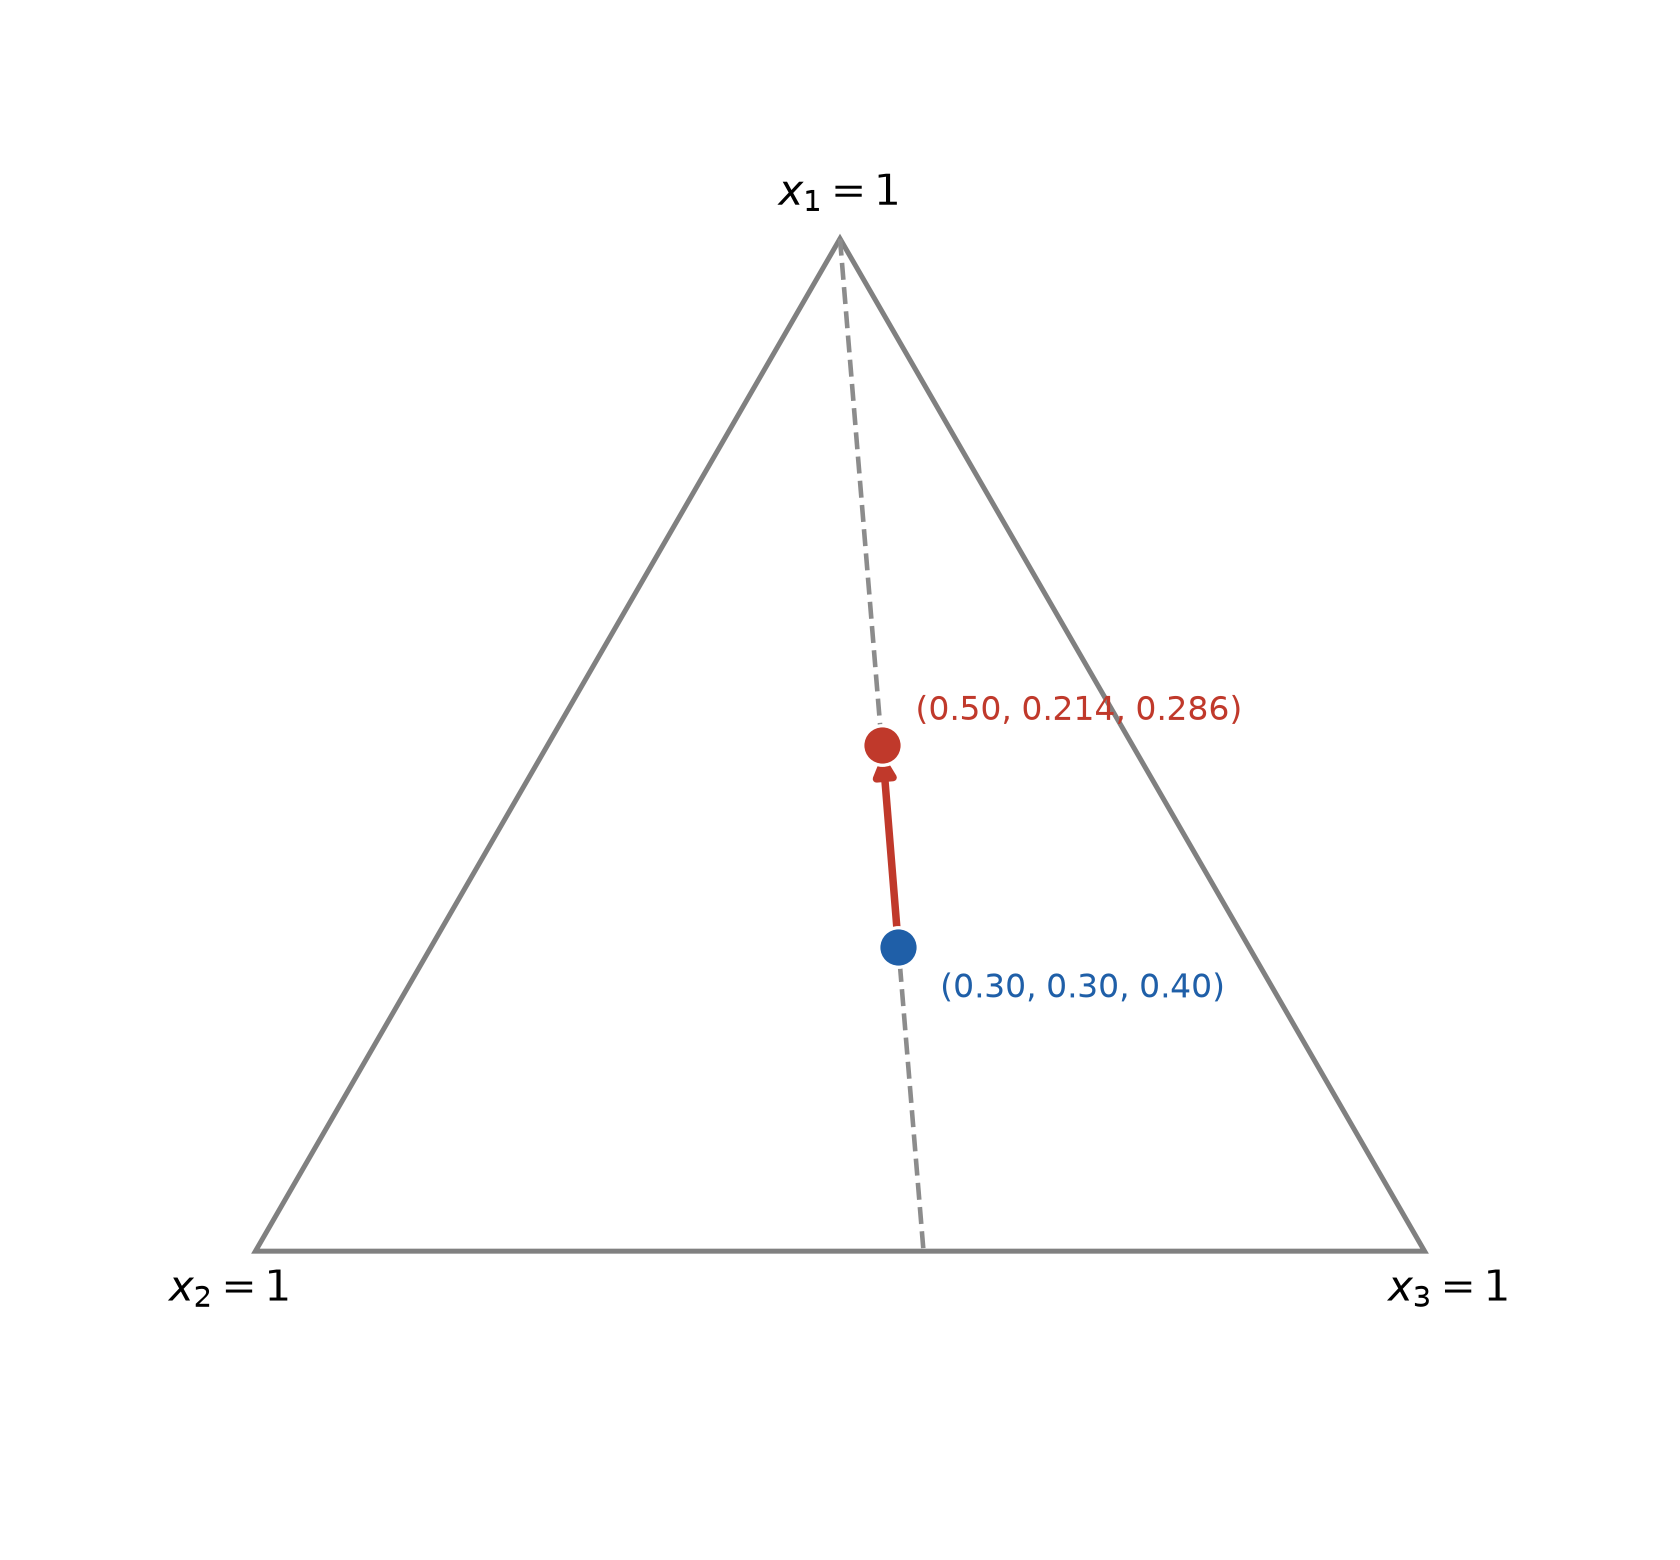

Source code (Python):
"""The Cox-effect direction for a mixture coordinate exchange.

Illustrates the mixture-experiments section of the "Design and Analysis of Experiments"
chapter. A single ingredient proportion cannot be changed on its own, because the
proportions must keep summing to one. Moving ingredient 1 from 0.30 to 0.50 forces the
other two to shrink while keeping their ratio x2 : x3 fixed at 0.75. The move runs along
the Cox-effect direction: the straight line from the x1 vertex through the current point to
the opposite edge. Reproducible; run from this directory to write the PNG alongside it.
"""
import numpy as np
import matplotlib.pyplot as plt

H = np.sqrt(3.0) / 2.0


def bary(a1, a2, a3):
    """Barycentric (proportions summing to 1) to 2-D: x1 top, x2 lower-left, x3 lower-right."""
    return (0.5 * a1 + a3, H * a1)


fig, ax = plt.subplots(figsize=(5.6, 5.2))

# Simplex boundary.
verts = [bary(1, 0, 0), bary(0, 1, 0), bary(0, 0, 1)]
ax.add_patch(plt.Polygon(verts, closed=True, fill=False, edgecolor="0.5", lw=1.2))

# The Cox-effect direction for ingredient 1 is the line from the x1 vertex, through the
# current point, to the opposite edge (a1 = 0) at the same x2 : x3 ratio.
P = (0.30, 0.30, 0.40)          # current design point
M = (0.50, 0.214, 0.286)        # after increasing x1 by 0.20
ratio = P[1] / (P[1] + P[2])    # x2 share of the remaining 1 - x1
edge = (0.0, ratio, 1 - ratio)  # foot of the line on the a1 = 0 edge
ax.plot(*zip(bary(*(1, 0, 0)), bary(*edge)), color="0.55", lw=1.1, ls="--", zorder=2)

# Current and moved points, with an arrow along the Cox direction.
px, py = bary(*P)
mx, my = bary(*M)
ax.annotate("", xy=(mx, my), xytext=(px, py),
            arrowprops=dict(arrowstyle="-|>", color="#c0392b", lw=1.8))
ax.scatter([px], [py], s=90, color="#1f5fa8", zorder=5, edgecolor="white", lw=0.8)
ax.scatter([mx], [my], s=90, color="#c0392b", zorder=5, edgecolor="white", lw=0.8)
ax.annotate("(0.30, 0.30, 0.40)", (px, py), textcoords="offset points", xytext=(10, -12),
            fontsize=8, color="#1f5fa8")
ax.annotate("(0.50, 0.214, 0.286)", (mx, my), textcoords="offset points", xytext=(8, 6),
            fontsize=8, color="#c0392b")

# Vertex labels (pure components).
ax.annotate(r"$x_1 = 1$", bary(1, 0, 0), textcoords="offset points", xytext=(0, 8),
            ha="center", fontsize=10)
ax.annotate(r"$x_2 = 1$", bary(0, 1, 0), textcoords="offset points", xytext=(-6, -12),
            ha="center", fontsize=10)
ax.annotate(r"$x_3 = 1$", bary(0, 0, 1), textcoords="offset points", xytext=(6, -12),
            ha="center", fontsize=10)

ax.set_xlim(-0.18, 1.18)
ax.set_ylim(-0.22, H + 0.16)
ax.set_aspect("equal")
ax.axis("off")
fig.tight_layout()
fig.savefig("mixture-cox-direction.png", dpi=300, facecolor="w", edgecolor="w",
            transparent=True)
print("saved mixture-cox-direction.png")
